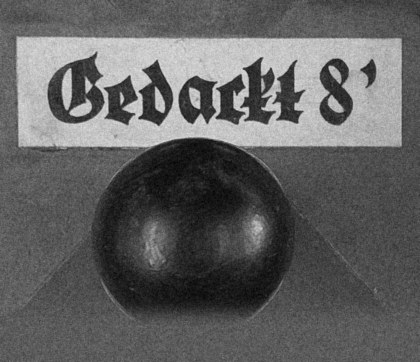
#> input picture Resources/k_gedackt.jpg, 420 x 362 px, given in place of gedackt.jpg, which was not available
$ python make_photos.py ../Resources ../Resources/k_mixtur.jpg
#> lines starting #> are read from the running program, lines starting #| are printed output that depends on the picture; after the words box and inside, x2 and y2 are one past the last pixel; in counts of white or black regions, pixels touching at a corner belong together
"""Rysum: crops the stop / manual photos, makes them black & white and adds film grain.
usage: python3 -I tools/make_photos.py <newpics folder> Resources   (needs Pillow + numpy)

Stop tiles on the Spieltisch are about 140 x 121 px (aspect 1.16) and drawn 'cover', so every stop crop has
that aspect: the label fits completely, the knob sits below it. Where the next stop's label would show at the
bottom, the photo fades into the panel tone instead."""
import sys, numpy as np
from PIL import Image, ImageOps, ImageFilter
src, dst = sys.argv[1], sys.argv[2]
TILE_ASPECT = 1.16

def load(n):
#> called with n = 'gedackt'
    return ImageOps.exif_transpose(Image.open(f"{src}/{n}.jpg")).convert("RGB")
#> in stop, `im = load(photo).crop(box)`: im: PIL image 1395x1203 RGB; every value is 0
#> in stop, `im = im.resize((width, round(width * im.height / im.width)), Image.LAN..`: im: PIL image 420x362 RGB; every value is 0

def grain(shape, amount, seed):
    rng = np.random.default_rng(seed)
    g = rng.normal(0, 1, shape).astype(np.float32)
    g = np.asarray(Image.fromarray(np.clip(g * 40 + 128, 0, 255).astype(np.uint8)).filter(ImageFilter.GaussianBlur(0.6))).astype(np.float32) - 128
    return g * (amount / max(1e-3, g.std()))

def tone(im, lo, hi, gamma, pct=(1.0, 99.3)):
#> called with lo = 20, hi = 205, gamma = 1.15, pct = (1, 99.3)
    a = np.asarray(im).astype(np.float32)
#> a: shape (362, 420, 3) float32; every value is 0
    l = 0.36 * a[..., 0] + 0.52 * a[..., 1] + 0.12 * a[..., 2]
#> l: shape (362, 420) float32; every value is 0
    p0, p1 = np.percentile(l, pct)
#> p0 = 0; p1 = 0
    t = np.clip((l - p0) / max(1.0, p1 - p0), 0, 1) ** gamma
    return lo + t * (hi - lo)
#> returned value: shape (362, 420) float32; every value is 20

def finish(out, amount, seed):
    w = 0.55 + 0.45 * np.sin(np.pi * np.clip(out / 255, 0, 1))      # silver grain: strongest in the mid tones
    return Image.fromarray(np.clip(out + grain(out.shape, amount, seed) * w, 0, 255).astype(np.uint8), "L")

def stop(name, photo, label, top, bottom_limit=None, top_fade=0.0, width=420, margin=60, seed=1, lo=20, hi=205, gamma=1.15):
    """label = (x0, x1) of the label paper; top = crop top; bottom_limit = where the next label starts (faded out)"""
    x0, x1 = label
    w = (x1 - x0) + 2 * margin
    h = round(w / TILE_ASPECT)
    cx = (x0 + x1) / 2
    box = (round(cx - w / 2), top, round(cx + w / 2), top + h)
    im = load(photo).crop(box)
    im = im.resize((width, round(width * im.height / im.width)), Image.LANCZOS)
    out = tone(im, lo, hi, gamma)
    if bottom_limit is not None and bottom_limit < top + h:
        s = width / w
        y1 = (bottom_limit - top) * s                       # first row of the next label
        y0 = y1 - 0.09 * out.shape[0]                       # fade starts a little above it
#> y0 = 295.6
        panel = np.median(np.concatenate([out[:, :int(0.08 * width)].ravel(), out[:, -int(0.08 * width):].ravel()]))
#> panel = 20
        ys = np.arange(out.shape[0], dtype=np.float32)[:, None]
#> ys = 362 values from 0 to 361
        k = np.clip((ys - y0) / max(1.0, y1 - y0), 0, 1)
#> k = 362 values from 0 to 1
        k = k * k * (3 - 2 * k)
        out = out * (1 - k) + panel * k
    if top_fade > 0.0:                                      # something of the stop above peeks in at the top
        panel = np.median(np.concatenate([out[:, :int(0.08 * width)].ravel(), out[:, -int(0.08 * width):].ravel()]))
        ys = np.arange(out.shape[0], dtype=np.float32)[:, None]
        k = np.clip(1 - ys / (top_fade * out.shape[0]), 0, 1)
        k = k * k * (3 - 2 * k)
        out = out * (1 - k) + panel * k
    r = finish(out, 7.0, seed)
#> in finish, `w = 0.55 + 0.45 * np.sin(np.pi * np.clip(out / 255, 0, 1))`: w: shape (362, 420) float32; every value is 0.66
#> in finish, `return Image.fromarray(np.clip(out + grain(out.shape, amount, seed) * ..`:
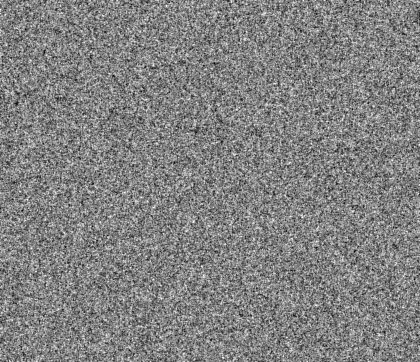
#> returned value: PIL image 420x362 L; min 1, max 37, mean 19.4; drawn with min black and max white
    r.save(f"{dst}/{name}.jpg", quality=88, optimize=True)
    return r

def free(name, photo, box, width, seed, lo=18, hi=210, gamma=1.1, amount=7.0, pct=(1.0, 99.3)):
    im = load(photo).crop(box)
    im = im.resize((width, round(width * im.height / im.width)), Image.LANCZOS)
    r = finish(tone(im, lo, hi, gamma, pct), amount, seed)
    r.save(f"{dst}/{name}.jpg", quality=88, optimize=True)
    return r

if __name__ == "__main__":
    # coordinates on the upright 3000 x 4000 photos
    stop("k_gedackt",      "gedackt",      (880, 2155), 1195, bottom_limit=2285, seed=11)
    stop("k_mixtur",       "mixtur",       (980, 1955), 1230, bottom_limit=2238, seed=12)
#> call 2 of load, with n = 'mixtur'
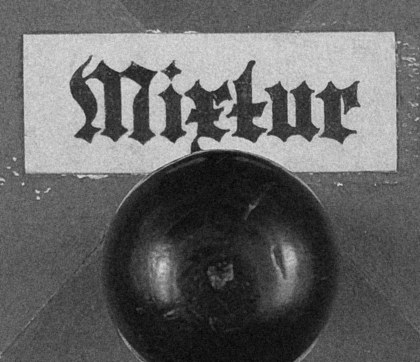
#> input picture Resources/k_mixtur.jpg, 420 x 362 px, given in place of mixtur.jpg, which was not available
#> in stop (call 2), `im = load(photo).crop(box)`: im: PIL image 1095x944 RGB; every value is 0
#> call 2 of finish, with amount = 7, seed = 12
#> in finish (call 2), `return Image.fromarray(np.clip(out + grain(out.shape, amount, seed) * ..`:
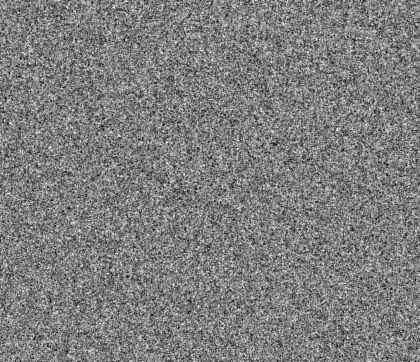
#> returned value: PIL image 420x362 L; min 1, max 38, mean 19.4; drawn with min black and max white
    stop("k_oktave4",      "mixtur",       (1000, 2055), 2215, top_fade=0.045, seed=13, margin=220)
#> in stop (call 3), `im = load(photo).crop(box)`: im: PIL image 1495x1289 RGB; every value is 0
#> call 3 of finish, with amount = 7, seed = 13
#> in finish (call 3), `return Image.fromarray(np.clip(out + grain(out.shape, amount, seed) * ..`:
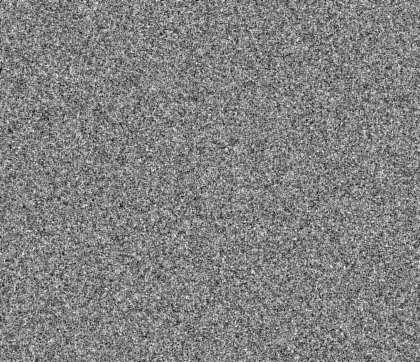
#> returned value: PIL image 420x362 L; min 0, max 38, mean 19.4; drawn with min black and max white
    stop("k_oktave2",      "oktave",       (990, 2055), 1240, bottom_limit=2200, seed=14)
#> call 4 of stop, with name = 'k_oktave2', photo = 'oktave', label = (990, 2055), top = 1240, bottom_limit = 2200, top_fade = 0, width = 420, margin = 60
#> in stop (call 4), `x0, x1 = label`: x0 = 990
#> in stop (call 4), `w = (x1 - x0) + 2 * margin`: w = 1185
#> in stop (call 4), `h = round(w / TILE_ASPECT)`: h = 1022
#> in stop (call 4), `cx = (x0 + x1) / 2`: cx = 1522.5
#> in stop (call 4), `box = (round(cx - w / 2), top, round(cx + w / 2), top + h)`: box = (930, 1240, 2115, 2262)
#> in stop (call 4), `im = load(photo).crop(box)`: im: PIL image 1185x1022 RGB; every value is 0
#> in stop (call 4), `s = width / w`: s = 0.354
#> in stop (call 4), `y1 = (bottom_limit - top) * s`: y1 = 340.3
#> in stop (call 4), `y0 = y1 - 0.09 * out.shape[0]`: y0 = 307.7
#> in stop (call 4), `k = np.clip((ys - y0) / max(1.0, y1 - y0), 0, 1)`: k = 362 values from 0 to 1
#> in stop (call 4), `out = out * (1 - k) + panel * k`:
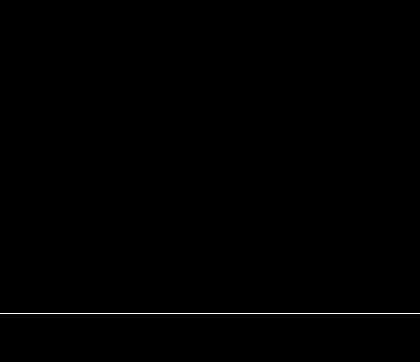
#> out: shape (362, 420) float32; values 20 (black) and 20 (white), 0.28% white in thin lines or dots, all inside (x1, y1, x2, y2) = (0, 313, 420, 314)
#> call 4 of finish, with amount = 7, seed = 14
#> in finish (call 4), `return Image.fromarray(np.clip(out + grain(out.shape, amount, seed) * ..`:
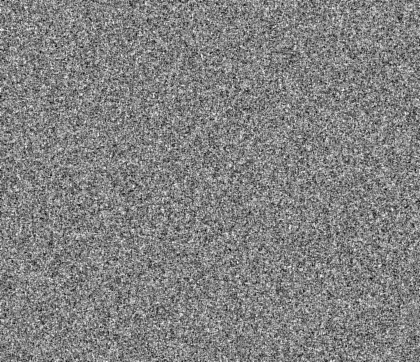
#> returned value: PIL image 420x362 L; min 1, max 37, mean 19.4; drawn with min black and max white
    stop("k_sesquialtera", "sesquialtera", (790, 2195), 1150, bottom_limit=2300, seed=15)
#> (the run stopped early here; a loop or call above may not have finished)
